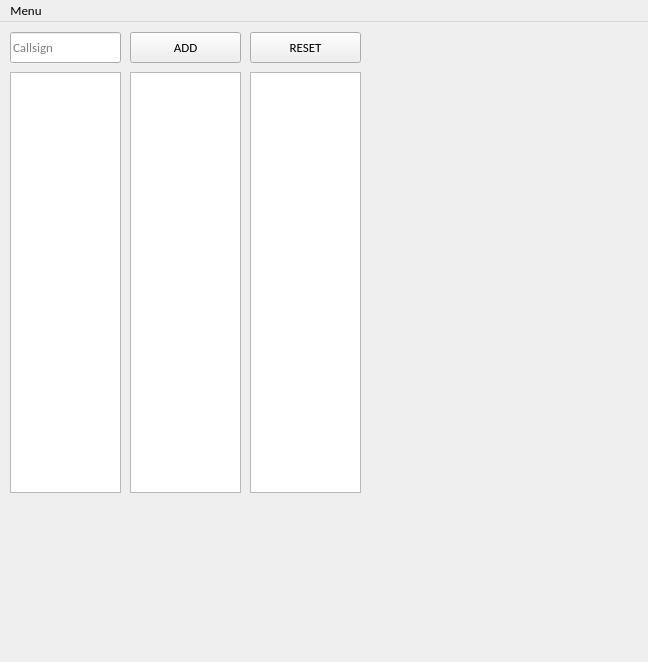
<?xml version="1.0" encoding="UTF-8"?>
<ui version="4.0">
 <class>MainWindow</class>
 <widget class="QMainWindow" name="MainWindow">
  <property name="geometry">
   <rect>
    <x>0</x>
    <y>0</y>
    <width>648</width>
    <height>662</height>
   </rect>
  </property>
  <property name="font">
   <font>
    <family>Calibri</family>
    <pointsize>10</pointsize>
   </font>
  </property>
  <property name="windowTitle">
   <string>Flight Strip Manager</string>
  </property>
  <property name="locale">
   <locale language="English" country="UnitedStates"/>
  </property>
  <widget class="QWidget" name="centralwidget">
   <widget class="QPushButton" name="btn_add">
    <property name="geometry">
     <rect>
      <x>130</x>
      <y>10</y>
      <width>111</width>
      <height>31</height>
     </rect>
    </property>
    <property name="font">
     <font>
      <pointsize>10</pointsize>
     </font>
    </property>
    <property name="text">
     <string>ADD</string>
    </property>
   </widget>
   <widget class="QPushButton" name="btn_reset">
    <property name="geometry">
     <rect>
      <x>250</x>
      <y>10</y>
      <width>111</width>
      <height>31</height>
     </rect>
    </property>
    <property name="font">
     <font>
      <pointsize>10</pointsize>
     </font>
    </property>
    <property name="text">
     <string>RESET</string>
    </property>
   </widget>
   <widget class="CustomListWidget" name="list_pend">
    <property name="geometry">
     <rect>
      <x>10</x>
      <y>50</y>
      <width>111</width>
      <height>421</height>
     </rect>
    </property>
    <property name="font">
     <font>
      <family>Calibri</family>
      <pointsize>10</pointsize>
     </font>
    </property>
    <property name="contextMenuPolicy">
     <enum>Qt::CustomContextMenu</enum>
    </property>
    <property name="dragEnabled">
     <bool>true</bool>
    </property>
    <property name="dragDropOverwriteMode">
     <bool>false</bool>
    </property>
    <property name="dragDropMode">
     <enum>QAbstractItemView::DragDrop</enum>
    </property>
    <property name="defaultDropAction">
     <enum>Qt::MoveAction</enum>
    </property>
   </widget>
   <widget class="CustomListWidget" name="list_push">
    <property name="geometry">
     <rect>
      <x>130</x>
      <y>50</y>
      <width>111</width>
      <height>421</height>
     </rect>
    </property>
    <property name="font">
     <font>
      <family>Calibri</family>
      <pointsize>10</pointsize>
     </font>
    </property>
    <property name="contextMenuPolicy">
     <enum>Qt::CustomContextMenu</enum>
    </property>
    <property name="dragEnabled">
     <bool>true</bool>
    </property>
    <property name="dragDropOverwriteMode">
     <bool>false</bool>
    </property>
    <property name="dragDropMode">
     <enum>QAbstractItemView::DragDrop</enum>
    </property>
    <property name="defaultDropAction">
     <enum>Qt::MoveAction</enum>
    </property>
   </widget>
   <widget class="CustomListWidget" name="list_dept">
    <property name="geometry">
     <rect>
      <x>250</x>
      <y>50</y>
      <width>111</width>
      <height>421</height>
     </rect>
    </property>
    <property name="font">
     <font>
      <family>Calibri</family>
      <pointsize>10</pointsize>
     </font>
    </property>
    <property name="contextMenuPolicy">
     <enum>Qt::CustomContextMenu</enum>
    </property>
    <property name="dragEnabled">
     <bool>true</bool>
    </property>
    <property name="dragDropOverwriteMode">
     <bool>false</bool>
    </property>
    <property name="dragDropMode">
     <enum>QAbstractItemView::DragDrop</enum>
    </property>
    <property name="defaultDropAction">
     <enum>Qt::MoveAction</enum>
    </property>
   </widget>
   <widget class="CustomLineEdit" name="lineEdit">
    <property name="geometry">
     <rect>
      <x>10</x>
      <y>10</y>
      <width>111</width>
      <height>31</height>
     </rect>
    </property>
    <property name="font">
     <font>
      <pointsize>10</pointsize>
     </font>
    </property>
    <property name="maxLength">
     <number>10</number>
    </property>
    <property name="placeholderText">
     <string>Callsign</string>
    </property>
    <property name="clearButtonEnabled">
     <bool>true</bool>
    </property>
   </widget>
  </widget>
  <widget class="QMenuBar" name="menuBar">
   <property name="geometry">
    <rect>
     <x>0</x>
     <y>0</y>
     <width>648</width>
     <height>26</height>
    </rect>
   </property>
   <widget class="QMenu" name="menuSettings">
    <property name="title">
     <string>Menu</string>
    </property>
    <widget class="QMenu" name="menuSet_opacity">
     <property name="title">
      <string>Set opacity</string>
     </property>
     <addaction name="actionOpac_Curr"/>
     <addaction name="separator"/>
     <addaction name="actionOpac_Incr"/>
     <addaction name="actionOpac_Decr"/>
     <addaction name="actionOpac_Rest"/>
    </widget>
    <addaction name="menuSet_opacity"/>
    <addaction name="actionStay_on_top"/>
    <addaction name="separator"/>
    <addaction name="actionStatistics"/>
    <addaction name="actionAbout"/>
    <addaction name="separator"/>
    <addaction name="actionReset"/>
    <addaction name="actionExit"/>
   </widget>
   <addaction name="menuSettings"/>
  </widget>
  <action name="actionStay_on_top">
   <property name="checkable">
    <bool>true</bool>
   </property>
   <property name="text">
    <string>Stay on top</string>
   </property>
   <property name="shortcut">
    <string>Alt+Return</string>
   </property>
  </action>
  <action name="actionStatistics">
   <property name="enabled">
    <bool>false</bool>
   </property>
   <property name="text">
    <string>Statistics</string>
   </property>
  </action>
  <action name="actionAbout">
   <property name="enabled">
    <bool>false</bool>
   </property>
   <property name="text">
    <string>About</string>
   </property>
  </action>
  <action name="actionExit">
   <property name="text">
    <string>Exit</string>
   </property>
  </action>
  <action name="actionOpac_Incr">
   <property name="text">
    <string>Increase</string>
   </property>
   <property name="shortcut">
    <string>Alt+=</string>
   </property>
  </action>
  <action name="actionOpac_Decr">
   <property name="text">
    <string>Decrease</string>
   </property>
   <property name="shortcut">
    <string>Alt+-</string>
   </property>
  </action>
  <action name="actionOpac_Rest">
   <property name="text">
    <string>Reset</string>
   </property>
   <property name="shortcut">
    <string>Alt+Backspace</string>
   </property>
  </action>
  <action name="actionReset">
   <property name="text">
    <string>Reset lists</string>
   </property>
  </action>
  <action name="actionOpac_Curr">
   <property name="enabled">
    <bool>false</bool>
   </property>
   <property name="text">
    <string>Current: 100%</string>
   </property>
  </action>
 </widget>
 <customwidgets>
  <customwidget>
   <class>CustomLineEdit</class>
   <extends>QLineEdit</extends>
   <header location="global">lineedit.h</header>
  </customwidget>
  <customwidget>
   <class>CustomListWidget</class>
   <extends>QListWidget</extends>
   <header location="global">listwidget.h</header>
  </customwidget>
 </customwidgets>
 <tabstops>
  <tabstop>lineEdit</tabstop>
  <tabstop>btn_add</tabstop>
  <tabstop>list_pend</tabstop>
  <tabstop>list_push</tabstop>
  <tabstop>list_dept</tabstop>
  <tabstop>btn_reset</tabstop>
 </tabstops>
 <resources/>
 <connections>
  <connection>
   <sender>btn_add</sender>
   <signal>clicked()</signal>
   <receiver>MainWindow</receiver>
   <slot>addFlight()</slot>
   <hints>
    <hint type="sourcelabel">
     <x>188</x>
     <y>47</y>
    </hint>
    <hint type="destinationlabel">
     <x>427</x>
     <y>58</y>
    </hint>
   </hints>
  </connection>
  <connection>
   <sender>btn_reset</sender>
   <signal>clicked()</signal>
   <receiver>MainWindow</receiver>
   <slot>resetLists()</slot>
   <hints>
    <hint type="sourcelabel">
     <x>309</x>
     <y>51</y>
    </hint>
    <hint type="destinationlabel">
     <x>427</x>
     <y>16</y>
    </hint>
   </hints>
  </connection>
  <connection>
   <sender>lineEdit</sender>
   <signal>returnPressed()</signal>
   <receiver>btn_add</receiver>
   <slot>click()</slot>
   <hints>
    <hint type="sourcelabel">
     <x>47</x>
     <y>49</y>
    </hint>
    <hint type="destinationlabel">
     <x>185</x>
     <y>51</y>
    </hint>
   </hints>
  </connection>
 </connections>
 <slots>
  <slot>addFlight()</slot>
  <slot>resetLists()</slot>
  <slot>setStatusClr()</slot>
  <slot>setStatusDep()</slot>
  <slot>clickMenu()</slot>
 </slots>
</ui>
